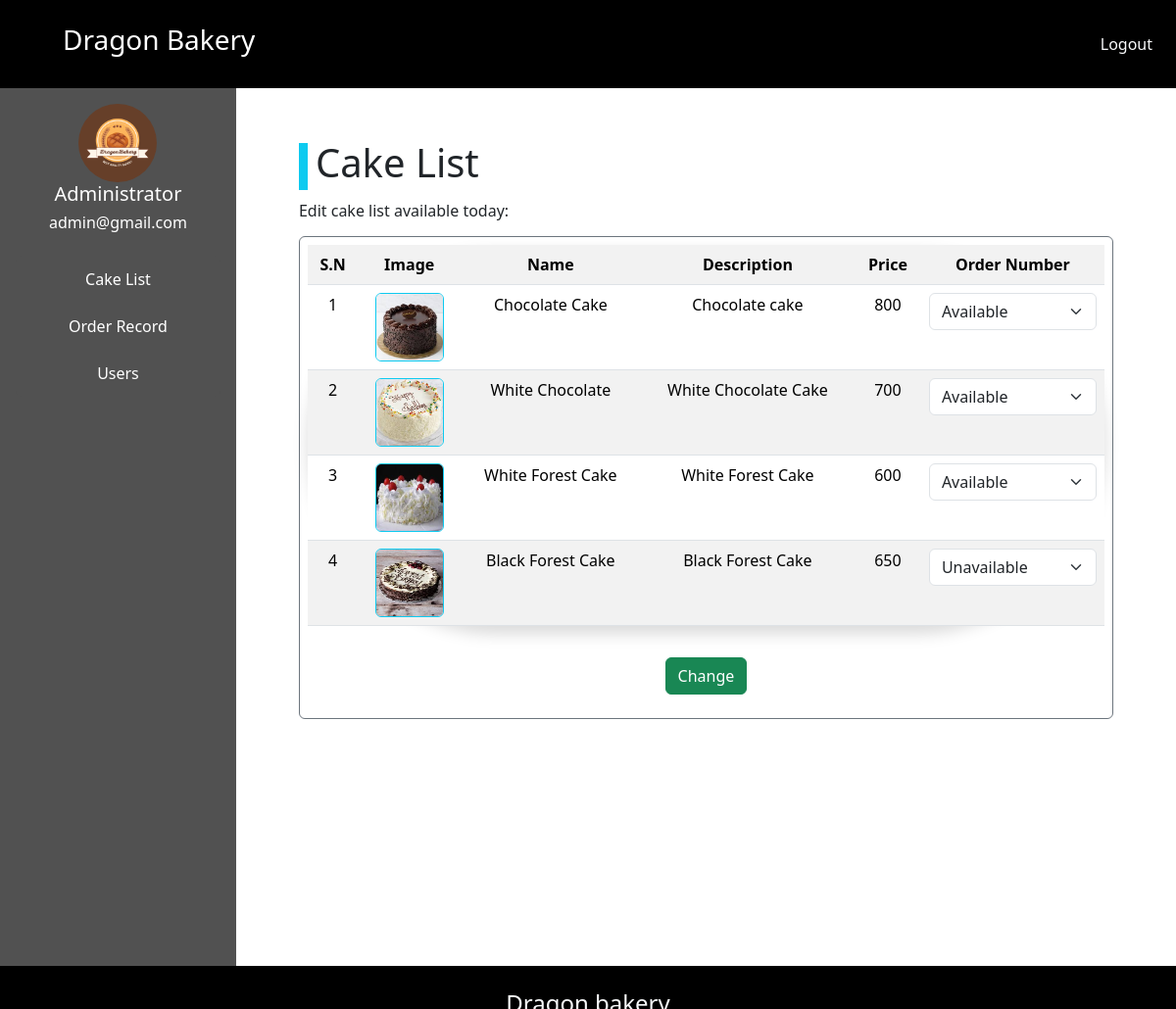
Screenshot of /admin/home.php (signed in) with the database file from the repository.
### tables this page shows
CREATE TABLE `cake` (
  `cake_id` int(11) NOT NULL,
  `cake_name` varchar(50) NOT NULL,
  `cake_img` varchar(30) NOT NULL,
  `cake_price` int(11) NOT NULL,
  `cake_desc` varchar(50) NOT NULL,
  `cake_status` tinyint(4) NOT NULL
);

### admin/home.php (the view, shortened to what this page needs)
<!DOCTYPE html>
<html lang="en">
<head>
</head>
<body>
    <?php
    include 'admin-nav.php';
    ?>
    <div id="container" class="d-flex">
        <?php
        include 'admin-sidebar.php';
        ?>
        <div id="container" class="container-fluid mx-3 mt-1 p-5">
            <div class="d-flex  -center mb-2">
                <div class="bg-info text-info my-1" width="30px" height="10px">a</div>
                <div class="h1 ms-2">Cake List</div>
            </div>
            <div class="h6 mb-3">Edit cake list available today:</div>
            <form action="edit-cake-list.php" id="cakelist" method="POST" class="p-2 rounded border border-secondary">
                <table text-align="center" class="shadow p-2 table table-striped rounded-pill">
                    <tr class="bg-info">
                        <th>S.N</th>
                        <th>Image</th>
                        <th>Name</th>
                        <th>Description</th>
                        <th>Price</th>
                        <th>Order Number</th>
                    </tr>
                    <?php
                    include '../includes/connection.php';
                    $query = "SELECT * FROM cake";
                    $result = $con->query($query);
                    if ($result->num_rows > 0) {
                        while ($row = $result->fetch_assoc()) {
                    ?>
                            <tr class="bg-info">
                                <td><?php echo $row['cake_id']; ?></td>
                                <td><img class="border border-info rounded" src="../img/<?php echo $row['cake_img'], ".jpg"; ?>" alt="" height="70px" width="70px"></td>
                                <td><?php echo $row['cake_name']; ?></td>
                                <td><?php echo $row['cake_desc']; ?></td>
                                <td><?php echo $row['cake_price']; ?></td>
                                <td><select class="form-select" name="<?php echo "quantity" . $row['cake_id']; ?>" id="" aria-label="Choose one">
                                        <option value="Available" <?php if ($row['cake_status'] == 1) {
                                                                        echo "selected";
                                                                    } ?>>Available</option>
                                        <option value="Unavailable" <?php if ($row['cake_status'] == 0) {
                                                                        echo "selected";
                                                                    } ?>>Unavailable</option>
                                    </select></td>
                            </tr>
                    <?php
                        }
                    }
                    ?>
                </table>
                <div class="container-fluid d-flex justify-content-center">
                    <button type="submit" id="orderButton" class="btn btn-success my-3">Change</button>
                </div>
            </form>
        </div>
    </div>
    <?php
    include 'admin-footer.php';
    ?>
</body>
</html>

### admin/admin-nav.php (shortened to what this page needs)
<link rel="stylesheet" href="../css/bootstrap.min.css">
<nav class="navbar navbar-expand-sm bg-black">
    <div class="container-fluid justify-content-between d-flex p-3">
        <a href="home.php" class="text-decoration-none text-white px-5 h-2 flex-grow-1">
            <h3>Dragon Bakery</h3>
        </a>
        <div class="collapse navbar-collapse justify-content-end" id="aa">
            <ul class="navbar-nav">
                <li class="nav-item">
                    <a href="../logout.php" class=" nav-link text-light p-2">Logout</a>
                </li>
            </ul>
        </div>
    </div>
</nav>

### admin/admin-sidebar.php (shortened to what this page needs)
<div id="side-bar" class="side-bar mh-100" style="background-color:#515151;height:140vh;width:40vh;">
    <div class="d-flex justify-content-center align-items-center">
        <img src="../img/gaming.png" alt="" class="rounded-circle mt-3" height="80px" width="80px">
    </div>
    <div class="h5 text-white d-flex justify-content-center align-items-center ">
        <?php
        echo $_SESSION['username'];
        ?>
    </div>
    <div class="h6 text-white d-flex justify-content-center align-items-center">
        <?php
        echo $_SESSION['email'];
        ?>
    </div>
    <div class="list-group m-3 text-white mt-4" id="list-group" style="background-color:#515151;">
        <a href="home.php" class="text-decoration-none">
            <div class="d-flex justify-content-center px-4 py-2 my-1">Cake List</div>
        </a>
        <a href="order-details.php" class="text-decoration-none">
            <div class="d-flex justify-content-center px-4 py-2 my-1">Order Record</div>
        </a>
        <a href="user-details.php" class="text-decoration-none">
            <div class="d-flex justify-content-center px-4 py-2 my-1">Users</div>
        </a>
    </div>
</div>
<link rel="stylesheet" href="https://cdnjs.cloudflare.com/ajax/libs/font-awesome/6.0.0-beta3/css/all.min.css">

### admin/admin-footer.php
<footer>
    <div class="container-fluid d-flex justify-content-center bg-black">
        <div class="h4 text-light p-4">Dragon bakery</div>
    </div>
</footer>

### admin/home.php (style rules this page uses)
table, th, tr, td { text-align: center; justify-content: center; }

### admin/admin-sidebar.php (style rules this page uses)
#list-group div { text-decoration: none; border-radius: 5px; color: white; transition: background-color 0.5s ease; }

### rows the page displays
cake: cake_id "1", cake_img (picture), cake_name "Chocolate Cake", cake_desc "Chocolate cake", cake_price "800", cake_status+cake_id "Available"
cake: cake_id "2", cake_img (picture), cake_name "White Chocolate", cake_desc "White Chocolate Cake", cake_price "700", cake_status+cake_id "Available"
cake: cake_id "3", cake_img (picture), cake_name "White Forest Cake", cake_desc "White Forest Cake", cake_price "600", cake_status+cake_id "Available"
cake: cake_id "4", cake_img (picture), cake_name "Black Forest Cake", cake_desc "Black Forest Cake", cake_price "650", cake_status+cake_id "Unavailable"

### other values shown
$_SESSION['username'] "Administrator"
$_SESSION['email'] "admin@gmail.com"
